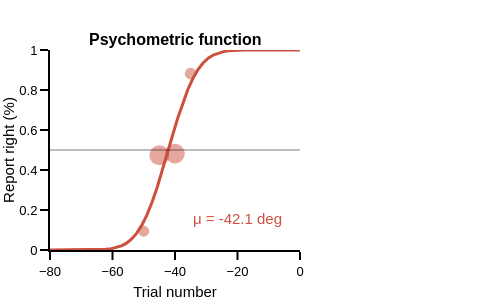

The code cell stored with this chart in its notebook:
### Code cell
# subplot settings
rows, cols = 1, 1
fig_height, fig_width = 300, 400 * cols + 100
column_widths, row_heights = [1],[1]
sb_specs = [[{}]]
subplot_titles = ('<b>Psychometric function<b>', '')
fig = make_subplots(rows=rows, cols=cols, print_grid=False, vertical_spacing=0.2, horizontal_spacing=0.15, 
                    column_widths=column_widths, row_heights=row_heights, subplot_titles=subplot_titles)
df_pf_value['report_right_num_norm'] = np.array((df_pf_value.report_right_num-np.min(df_pf_value.report_right_num))/
                                                (np.max(df_pf_value.report_right_num)-np.min(df_pf_value.report_right_num)))


# compute psychometric function
# Parameter bounds are in the form [bias, threshold, lapse]
params = {'parmin': np.array([-100., 0., 0.]), # The minimum allowable parameter values
          'parmax': np.array([0., 40., 0.2]), # The maximum allowable parameter values
          'parstart': np.array([-40, 10., 0.1]), # Non-zero starting parameters, used to try to avoid local minima
          'nfits': 30} # The number of fits to run

data = np.vstack((np.array(df_pf_value.angle_test),
                  np.array(df_pf_value.report_right_num),
                  np.array(df_pf_value.report_right_prct)
                  ))
pars, L = psy.mle_fit_psycho(data, 'erf_psycho', **params)
fit_x = np.linspace(-80,0,50)
fit_y = psy.erf_psycho(pars, fit_x)
fig.append_trace(go.Scatter(x=fit_x, y=fit_y,
                            mode='lines', marker_color=colors_panel[7], marker_opacity=1, 
                            line_width=3, marker_symbol='circle'), row=1, col=1)
fig.append_trace(go.Scatter(x=[-20], y=[0.15], mode="text", text="μ = {:2.1f} deg".format(pars[0]),
                         textfont_color=colors_panel[7], textfont_size=15), row=1, col=1)

# plot dots
fig.append_trace(go.Scatter(x=df_pf_value.angle_test,
                            y=df_pf_value.report_right_prct,
                            marker_size=df_pf_value.report_right_num_norm*20, 
                            mode='markers', marker_color=colors_panel[7], marker_opacity=0.5, line_width=3,
                            marker_line_width=0, marker_symbol='circle'), row=1, col=1)
fig.add_hline(y=0.5, opacity=0.25, row=1, col=1)

# axes settings
for row in np.arange(rows):
    for col in np.arange(cols):
        fig.update_xaxes(visible=True, ticklen=8, linewidth=template_specs['axes_width'], 
                         range=[-80,0], title='Trial number', row=row+1, col=col+1)
        fig.update_yaxes(visible=True, ticklen=8, linewidth=template_specs['axes_width'], 
                         title='Report right (%)', range=[0,1], row=row+1, col=col+1)
fig.layout.update(template=fig_template, width=fig_width, height=fig_height, margin_l=50, 
                  margin_r=200, margin_t=50, margin_b=50,  showlegend=False)
fig.show()
if not os.path.exists(fig_dir):os.mkdir(fig_dir)
fig.write_image('{}/{}_pfun.pdf'.format(fig_dir, subject))

### Figure 1 — Plotly figure (JSON) as saved in the notebook; plotly's stock layout.template omitted (floating-point values rounded to 4 significant figures)
{"data": [{"line": {"width": 3}, "marker": {"color": "rgb(204, 80, 62)", "opacity": 1, "symbol": "circle"}, "mode": "lines", "type": "scatter", "x": [-80, -78.37, -76.73, -75.1, -73.47, -71.84, -70.2, -68.57, -66.94, -65.31, -63.67, -62.04, -60.41, -58.78, -57.14, -55.51, -53.88, -52.24, -50.61, -48.98, -47.35, -45.71, -44.08, -42.45, -40.82, -39.18, -37.55, -35.92, -34.29, -32.65, -31.02, -29.39, -27.76, -26.12, -24.49, -22.86, -21.22, -19.59, -17.96, -16.33, -14.69, -13.06, -11.43, -9.796, -8.163, -6.531, -4.898, -3.265, -1.633, 0], "xaxis": "x", "y": [1.252e-07, 4.008e-07, 1.223e-06, 3.557e-06, 9.867e-06, 2.61e-05, 6.588e-05, 0.0001586, 0.0003645, 0.0007997, 0.001675, 0.003351, 0.006407, 0.01171, 0.02047, 0.03424, 0.05486, 0.08424, 0.1241, 0.1756, 0.2389, 0.3129, 0.3954, 0.4829, 0.5712, 0.6561, 0.7338, 0.8014, 0.8575, 0.9017, 0.935, 0.9587, 0.9749, 0.9854, 0.9919, 0.9957, 0.9978, 0.9989, 0.9995, 0.9998, 0.9999, 1.0, 1.0, 1.0, 1.0, 1.0, 1.0, 1.0, 1.0, 1.0], "yaxis": "y"}, {"mode": "text", "text": "μ = -42.1 deg", "textfont": {"color": "rgb(204, 80, 62)", "size": 15}, "type": "scatter", "x": [-20], "xaxis": "x", "y": [0.15], "yaxis": "y"}, {"line": {"width": 3}, "marker": {"color": "rgb(204, 80, 62)", "line": {"width": 0}, "opacity": 0.5, "size": [0, 0, 1.091, 10.91, 20, 19.64, 11.64, 1.455, 0, 0, 0], "symbol": "circle"}, "mode": "markers", "type": "scatter", "x": [-65, -60, -55, -50, -45, -40, -35, -30, -25, -20, -15], "xaxis": "x", "y": [0, 0, 0, 0.09375, 0.4737, 0.4821, 0.8824, 1, 1, 1, 1], "yaxis": "y"}], "layout": {"annotations": [{"font": {"size": 16}, "showarrow": false, "text": "<b>Psychometric function<b>", "x": 0.5, "xanchor": "center", "xref": "paper", "y": 1, "yanchor": "bottom", "yref": "paper"}], "height": 300, "margin": {"b": 50, "l": 50, "r": 200, "t": 50}, "shapes": [{"opacity": 0.25, "type": "line", "x0": 0, "x1": 1, "xref": "x domain", "y0": 0.5, "y1": 0.5, "yref": "y"}], "showlegend": false, "width": 500, "xaxis": {"anchor": "y", "domain": [0, 1], "linewidth": 2, "range": [-80, 0], "ticklen": 8, "title": {"text": "Trial number"}, "type": "linear", "visible": true}, "yaxis": {"anchor": "x", "domain": [0, 1], "linewidth": 2, "range": [0, 1], "ticklen": 8, "title": {"text": "Report right (%)"}, "type": "linear", "visible": true}}}
